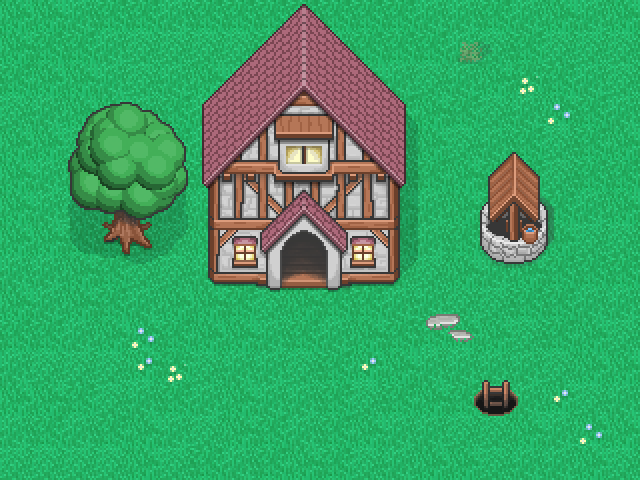

A level layout from a 2D game, rendered from its tile map. Below: a short description, then the map file with its tile-grid data intact:
An orthogonal 20x15 tile map with 32x32 px tiles, 4 tile layers (Background, Floor, Scenery, Doors) and 10 objects (circle, 2).

<map version="1.5" tiledversion="1.7.2" orientation="orthogonal" renderorder="right-down" width="20" height="15" tilewidth="32" tileheight="32" infinite="0" nextlayerid="10" nextobjectid="66">
 <editorsettings>
  <export format="json" />
 </editorsettings>
 <tileset firstgid="1" name="tilesheet" tilewidth="32" tileheight="32" tilecount="1960" columns="20">
  <image source="../img/tilesets/tilesheet.png" width="640" height="3136" />
 </tileset>
 <layer id="1" name="Background" width="20" height="15">
  <data encoding="csv">
156,154,175,155,153,173,153,153,155,155,155,155,153,173,173,153,173,154,175,156,
154,155,155,175,174,174,174,174,153,174,175,155,153,155,173,174,153,174,174,174,
153,156,156,175,176,175,154,173,153,173,153,154,173,176,173,154,159,155,173,176,
174,173,154,156,175,153,175,153,174,175,155,175,155,154,155,174,173,160,155,175,
154,156,176,154,176,153,175,176,154,155,174,156,176,156,174,173,155,176,155,154,
154,173,156,154,174,174,153,174,175,155,154,176,176,155,154,155,155,176,155,153,
154,175,176,173,154,173,175,154,154,176,155,174,156,173,156,153,156,155,175,154,
154,154,153,153,176,174,154,173,176,175,153,176,153,173,153,154,156,154,176,174,
173,173,154,155,176,176,173,175,154,176,176,174,174,176,156,173,154,153,155,155,
154,175,156,153,173,156,154,155,174,154,153,155,175,219,220,174,155,153,175,175,
153,155,173,154,160,155,154,154,175,153,173,154,153,239,240,156,174,153,156,176,
173,174,174,174,158,159,176,173,173,174,155,158,156,173,173,173,175,176,156,156,
156,156,153,176,175,155,175,156,175,173,155,174,153,154,155,176,175,158,176,173,
175,155,175,153,156,173,174,154,155,173,153,156,175,173,176,174,156,175,160,154,
176,174,174,176,154,174,153,173,153,154,155,174,173,156,156,176,173,173,156,176
</data>
 </layer>
 <layer id="9" name="Floor" width="20" height="15">
  <data encoding="csv">
0,0,0,0,0,0,0,0,0,0,0,0,0,0,0,0,0,0,0,0,
0,0,0,0,0,0,0,0,0,0,0,0,0,0,0,0,0,0,0,0,
0,0,0,0,0,0,0,0,0,0,0,0,0,0,0,0,0,0,0,0,
0,0,0,0,0,0,0,0,0,0,0,0,0,0,0,0,0,0,0,0,
0,0,0,0,0,0,0,0,0,0,0,0,0,0,0,0,0,0,0,0,
0,0,0,0,0,0,0,0,0,0,0,0,0,0,0,0,0,0,0,0,
0,0,0,0,0,0,0,0,0,0,0,0,0,0,0,0,0,0,0,0,
0,0,0,0,0,0,0,0,0,0,0,0,0,0,0,0,0,0,0,0,
0,0,0,0,0,0,0,0,0,0,0,0,0,0,0,0,0,0,0,0,
0,0,0,0,0,0,0,0,0,0,0,0,0,0,0,0,0,0,0,0,
0,0,0,0,0,0,0,0,0,0,0,0,0,0,0,0,0,0,0,0,
0,0,0,0,0,0,0,0,0,0,0,0,0,0,0,0,0,0,0,0,
0,0,0,0,0,0,0,0,0,0,0,0,0,0,0,0,0,0,0,0,
0,0,0,0,0,0,0,0,0,0,0,0,0,0,0,0,0,0,0,0,
0,0,0,0,0,0,0,0,0,0,0,0,0,0,0,0,0,0,0,0
</data>
 </layer>
 <layer id="2" name="Scenery" width="20" height="15">
  <data encoding="csv">
0,0,0,0,0,0,204,205,206,207,208,209,210,211,0,0,0,0,0,0,
0,0,0,0,0,0,224,225,226,227,228,229,230,231,312,313,0,0,0,0,
0,0,0,0,0,0,244,245,246,247,248,249,250,251,0,0,0,0,0,0,
0,0,213,214,215,216,264,265,266,267,268,269,270,271,0,0,0,0,0,0,
0,0,233,234,235,236,284,285,286,287,288,289,290,291,0,281,282,283,0,0,
0,0,253,254,255,256,304,305,306,307,308,309,310,311,0,301,302,303,0,0,
0,0,273,274,275,276,324,325,326,327,328,329,330,331,0,321,322,323,0,0,
0,0,293,294,295,296,344,345,346,347,348,349,350,351,0,341,342,343,0,0,
0,0,0,314,315,0,364,365,366,367,368,369,370,371,0,361,362,363,0,0,
0,0,0,0,0,0,384,385,386,387,388,389,390,391,0,0,0,0,0,0,
0,0,0,0,0,0,0,0,0,0,0,0,0,0,0,0,0,0,0,0,
0,0,0,0,0,0,0,0,0,0,0,0,0,0,1833,1834,1835,0,0,0,
0,0,0,0,0,0,0,0,0,0,0,0,0,0,1853,1854,1855,0,0,0,
0,0,0,0,0,0,0,0,0,0,0,0,0,0,0,0,0,0,0,0,
0,0,0,0,0,0,0,0,0,0,0,0,0,0,0,0,0,0,0,0
</data>
 </layer>
 <layer id="7" name="Doors" width="20" height="15">
  <data encoding="csv">
0,0,0,0,0,0,0,0,0,0,0,0,0,0,0,0,0,0,0,0,
0,0,0,0,0,0,0,0,0,0,0,0,0,0,0,0,0,0,0,0,
0,0,0,0,0,0,0,0,0,0,0,0,0,0,0,0,0,0,0,0,
0,0,0,0,0,0,0,0,0,0,0,0,0,0,0,0,0,0,0,0,
0,0,0,0,0,0,0,0,0,0,0,0,0,0,0,0,0,0,0,0,
0,0,0,0,0,0,0,0,0,0,0,0,0,0,0,0,0,0,0,0,
0,0,0,0,0,0,0,0,0,0,0,0,0,0,0,0,0,0,0,0,
0,0,0,0,0,0,0,0,1661,1662,1663,0,0,0,0,0,0,0,0,0,
0,0,0,0,0,0,0,0,1681,1682,1683,0,0,0,0,0,0,0,0,0,
0,0,0,0,0,0,0,0,0,0,0,0,0,0,0,0,0,0,0,0,
0,0,0,0,0,0,0,0,0,0,0,0,0,0,0,0,0,0,0,0,
0,0,0,0,0,0,0,0,0,0,0,0,0,0,0,0,0,0,0,0,
0,0,0,0,0,0,0,0,0,0,0,0,0,0,0,0,0,0,0,0,
0,0,0,0,0,0,0,0,0,0,0,0,0,0,0,0,0,0,0,0,
0,0,0,0,0,0,0,0,0,0,0,0,0,0,0,0,0,0,0,0
</data>
 </layer>
 <objectgroup id="5" name="Walls" opacity="0.97">
  <object id="53" x="267" y="285" width="74" height="4" />
  <object id="54" x="203" y="105" width="202" height="79" />
  <object id="55" x="209" y="184" width="191" height="101" />
  <object id="56" x="489" y="177" width="50" height="26" />
  <object id="57" x="481" y="203" width="66" height="50" />
  <object id="59" x="489" y="253" width="50" height="10" />
  <object id="60" x="475" y="391" width="42" height="24" />
  <object id="62" name="circle" x="67" y="104" width="120" height="120">
   <ellipse />
  </object>
  <object id="63" x="103" y="223" width="48" height="30" />
 </objectgroup>
 <objectgroup id="8" name="Warp">
  <object id="65" name="2" x="281" y="251" width="46" height="46" />
 </objectgroup>
</map>
